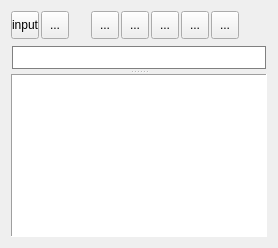
  <widget class="QWidget" name="centralwidget">
   <layout class="QVBoxLayout" name="verticalLayout">
    <item>
     <widget class="QFrame" name="frame">
      <property name="minimumSize">
       <size>
        <width>0</width>
        <height>28</height>
       </size>
      </property>
      <property name="maximumSize">
       <size>
        <width>16777215</width>
        <height>28</height>
       </size>
      </property>
      <property name="frameShape">
       <enum>QFrame::NoFrame</enum>
      </property>
      <property name="frameShadow">
       <enum>QFrame::Raised</enum>
      </property>
      <widget class="QToolButton" name="btnInput">
       <property name="geometry">
        <rect>
         <x>0</x>
         <y>0</y>
         <width>28</width>
         <height>28</height>
        </rect>
       </property>
       <property name="layoutDirection">
        <enum>Qt::LeftToRight</enum>
       </property>
       <property name="text">
        <string>input</string>
       </property>
       <property name="icon">
        <iconset resource="ResourceFiles/icons.qrc">
         <normaloff>:/newPrefix/images/input.png</normaloff>:/newPrefix/images/input.png</iconset>
       </property>
       <property name="iconSize">
        <size>
         <width>18</width>
         <height>18</height>
        </size>
       </property>
      </widget>
      <widget class="QToolButton" name="btnOutput">
       <property name="geometry">
        <rect>
         <x>30</x>
         <y>0</y>
         <width>28</width>
         <height>28</height>
        </rect>
       </property>
       <property name="text">
        <string>...</string>
       </property>
       <property name="icon">
        <iconset resource="ResourceFiles/icons.qrc">
         <normaloff>:/newPrefix/images/output.png</normaloff>:/newPrefix/images/output.png</iconset>
       </property>
       <property name="iconSize">
        <size>
         <width>18</width>
         <height>18</height>
        </size>
       </property>
      </widget>
      <widget class="QToolButton" name="btnZmOut">
       <property name="geometry">
        <rect>
         <x>80</x>
         <y>0</y>
         <width>28</width>
         <height>28</height>
        </rect>
       </property>
       <property name="toolTip">
        <string>Zoom In</string>
       </property>
       <property name="text">
        <string>...</string>
       </property>
       <property name="icon">
        <iconset resource="ResourceFiles/icons.qrc">
         <normaloff>:/newPrefix/images/zoom_in_01.png</normaloff>:/newPrefix/images/zoom_in_01.png</iconset>
       </property>
       <property name="iconSize">
        <size>
         <width>18</width>
         <height>18</height>
        </size>
       </property>
      </widget>
      <widget class="QToolButton" name="btnZmIn">
       <property name="geometry">
        <rect>
         <x>110</x>
         <y>0</y>
         <width>28</width>
         <height>28</height>
        </rect>
       </property>
       <property name="toolTip">
        <string>Zoom Out</string>
       </property>
       <property name="text">
        <string>...</string>
       </property>
       <property name="icon">
        <iconset resource="ResourceFiles/icons.qrc">
         <normaloff>:/newPrefix/images/zoom_out_01.png</normaloff>:/newPrefix/images/zoom_out_01.png</iconset>
       </property>
       <property name="iconSize">
        <size>
         <width>18</width>
         <height>18</height>
        </size>
       </property>
      </widget>
      <widget class="QToolButton" name="btnSvgSave">
       <property name="geometry">
        <rect>
         <x>200</x>
         <y>0</y>
         <width>28</width>
         <height>28</height>
        </rect>
       </property>
       <property name="toolTip">
        <string>Save Image</string>
       </property>
       <property name="text">
        <string>...</string>
       </property>
       <property name="icon">
        <iconset resource="ResourceFiles/icons.qrc">
         <normaloff>:/newPrefix/images/save.png</normaloff>:/newPrefix/images/save.png</iconset>
       </property>
       <property name="iconSize">
        <size>
         <width>18</width>
         <height>18</height>
        </size>
       </property>
      </widget>
      <widget class="QToolButton" name="btnTotatAcw">
       <property name="geometry">
        <rect>
         <x>140</x>
         <y>0</y>
         <width>28</width>
         <height>28</height>
        </rect>
       </property>
       <property name="toolTip">
        <string>Rotate Left</string>
       </property>
       <property name="text">
        <string>...</string>
       </property>
       <property name="icon">
        <iconset resource="ResourceFiles/icons.qrc">
         <normaloff>:/newPrefix/images/rotate-ccw.png</normaloff>:/newPrefix/images/rotate-ccw.png</iconset>
       </property>
       <property name="iconSize">
        <size>
         <width>22</width>
         <height>22</height>
        </size>
       </property>
      </widget>
      <widget class="QToolButton" name="btnRotatCw">
       <property name="geometry">
        <rect>
         <x>170</x>
         <y>0</y>
         <width>28</width>
         <height>28</height>
        </rect>
       </property>
       <property name="toolTip">
        <string>Rotate Right</string>
       </property>
       <property name="text">
        <string>...</string>
       </property>
       <property name="icon">
        <iconset resource="ResourceFiles/icons.qrc">
         <normaloff>:/newPrefix/images/rotate-cw.png</normaloff>:/newPrefix/images/rotate-cw.png</iconset>
       </property>
       <property name="iconSize">
        <size>
         <width>25</width>
         <height>25</height>
        </size>
       </property>
      </widget>
      <widget class="QToolButton" name="btn3D">
       <property name="geometry">
        <rect>
         <x>390</x>
         <y>0</y>
         <width>28</width>
         <height>28</height>
        </rect>
       </property>
       <property name="font">
        <font>
         <family>Droid Serif</family>
         <pointsize>11</pointsize>
         <weight>75</weight>
         <italic>true</italic>
         <bold>true</bold>
         <underline>false</underline>
         <strikeout>false</strikeout>
        </font>
       </property>
       <property name="toolTip">
        <string>3D Model</string>
       </property>
       <property name="text">
        <string>3D</string>
       </property>
       <property name="autoRaise">
        <bool>false</bool>
       </property>
       <property name="arrowType">
        <enum>Qt::NoArrow</enum>
       </property>
      </widget>
      <widget class="QCheckBox" name="chkBxBeam">
       <property name="geometry">
        <rect>
         <x>430</x>
         <y>0</y>
         <width>71</width>
         <height>29</height>
        </rect>
       </property>
       <property name="font">
        <font>
         <pointsize>10</pointsize>
         <weight>75</weight>
         <bold>true</bold>
        </font>
       </property>
       <property name="text">
        <string>Beam</string>
       </property>
      </widget>
      <widget class="QCheckBox" name="chkBxCol">
       <property name="geometry">
        <rect>
         <x>510</x>
         <y>0</y>
         <width>91</width>
         <height>29</height>
        </rect>
       </property>
       <property name="font">
        <font>
         <pointsize>10</pointsize>
         <weight>75</weight>
         <bold>true</bold>
        </font>
       </property>
       <property name="text">
        <string>Column</string>
       </property>
      </widget>
      <widget class="QCheckBox" name="chkBxFinplate">
       <property name="geometry">
        <rect>
         <x>600</x>
         <y>0</y>
         <width>92</width>
         <height>29</height>
        </rect>
       </property>
       <property name="font">
        <font>
         <pointsize>10</pointsize>
         <weight>75</weight>
         <bold>true</bold>
        </font>
       </property>
       <property name="text">
        <string>Finplate</string>
       </property>
      </widget>
      <widget class="QToolButton" name="btn_front">
       <property name="geometry">
        <rect>
         <x>270</x>
         <y>0</y>
         <width>28</width>
         <height>28</height>
        </rect>
       </property>
       <property name="font">
        <font>
         <pointsize>10</pointsize>
         <weight>75</weight>
         <bold>true</bold>
        </font>
       </property>
       <property name="acceptDrops">
        <bool>true</bool>
       </property>
       <property name="toolTip">
        <string>Front View</string>
       </property>
       <property name="text">
        <string/>
       </property>
       <property name="icon">
        <iconset>
         <normaloff>../../../../../Downloads/ZY.png</normaloff>../../../../../Downloads/ZY.png</iconset>
       </property>
       <property name="iconSize">
        <size>
         <width>22</width>
         <height>22</height>
        </size>
       </property>
      </widget>
      <widget class="QToolButton" name="btn_top">
       <property name="geometry">
        <rect>
         <x>300</x>
         <y>0</y>
         <width>28</width>
         <height>28</height>
        </rect>
       </property>
       <property name="font">
        <font>
         <pointsize>10</pointsize>
         <weight>75</weight>
         <bold>true</bold>
        </font>
       </property>
       <property name="toolTip">
        <string>Top View</string>
       </property>
       <property name="text">
        <string/>
       </property>
       <property name="icon">
        <iconset>
         <normaloff>../../../../../Downloads/Y-X.png</normaloff>../../../../../Downloads/Y-X.png</iconset>
       </property>
       <property name="iconSize">
        <size>
         <width>22</width>
         <height>23</height>
        </size>
       </property>
      </widget>
      <widget class="QToolButton" name="btn_side">
       <property name="geometry">
        <rect>
         <x>330</x>
         <y>0</y>
         <width>28</width>
         <height>28</height>
        </rect>
       </property>
       <property name="font">
        <font>
         <pointsize>10</pointsize>
         <weight>75</weight>
         <bold>true</bold>
        </font>
       </property>
       <property name="toolTip">
        <string>Side View</string>
       </property>
       <property name="text">
        <string/>
       </property>
       <property name="icon">
        <iconset>
         <normaloff>../../../../../Downloads/Z-Y.png</normaloff>../../../../../Downloads/Z-Y.png</iconset>
       </property>
       <property name="iconSize">
        <size>
         <width>22</width>
         <height>22</height>
        </size>
       </property>
      </widget>
     </widget>
    </item>
    <item>
     <widget class="QSplitter" name="splitter">
      <property name="orientation">
       <enum>Qt::Vertical</enum>
      </property>
      <widget class="QWidget" name="widget" native="true">
       <property name="styleSheet">
        <string notr="true">QWidget { background-color: rgb(255, 255, 255); margin:1px; border:1px solid rgb(128, 128, 128) }</string>
       </property>
      </widget>
      <widget class="QTextEdit" name="textEdit">
       <property name="minimumSize">
        <size>
         <width>0</width>
         <height>100</height>
        </size>
       </property>
       <property name="maximumSize">
        <size>
         <width>16777215</width>
         <height>650</height>
        </size>
       </property>
       <property name="autoFillBackground">
        <bool>false</bool>
       </property>
       <property name="frameShape">
        <enum>QFrame::Panel</enum>
       </property>
       <property name="frameShadow">
        <enum>QFrame::Sunken</enum>
       </property>
      </widget>
     </widget>
    </item>
   </layout>
  </widget>
